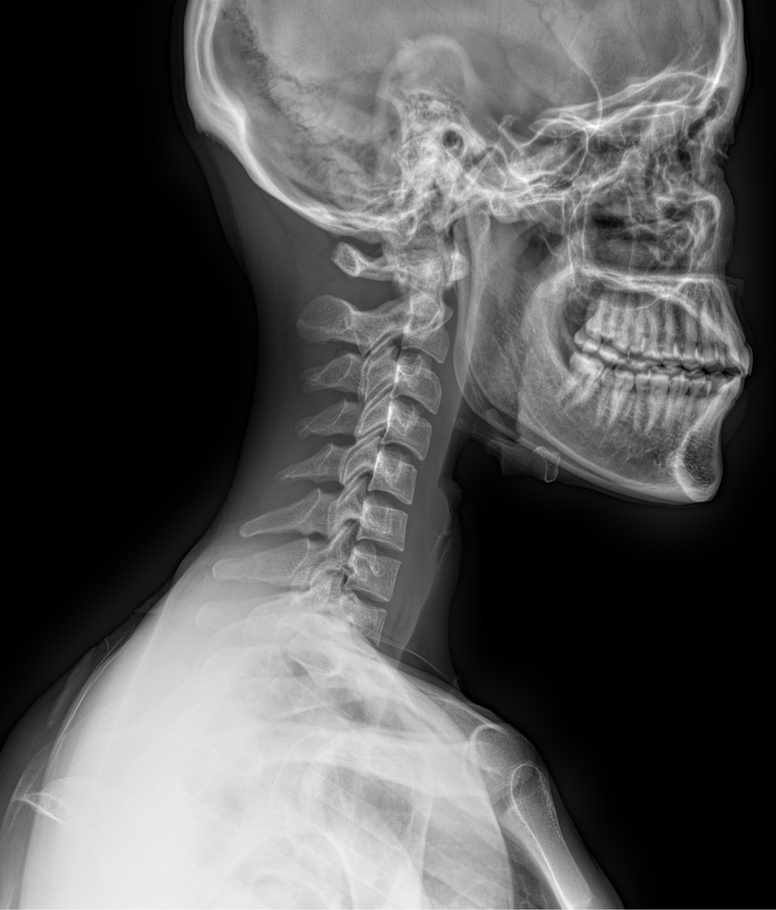
%> input picture Watermarking BSC Tuan Luu/input.jpeg, 776 x 910 px, shrunk from 2312 x 2712 before the run
$ octave PSNRTESTcropped20percent_input.m   (GNU Octave 9; MATLAB toolbox functions it lacks are replaced by stand-ins)
%> lines starting %> are read from the running program, lines starting %| are printed output that depends on the picture
% Laden Sie Ihre Original- und komprimierten/veränderten Bilder
originalImage = imread('input.jpeg'); % Ersetzen Sie 'original.png' durch den Dateinamen Ihres Originalbildes
%> originalImage is the input picture: size 910x776 uint8; min 0, max 255, mean 86
compressedImage = imread('croppedinput_20percentmid.jpg'); % Ersetzen Sie 'compressed.png' durch den Dateinamen Ihres komprimierten/veränderten Bildes
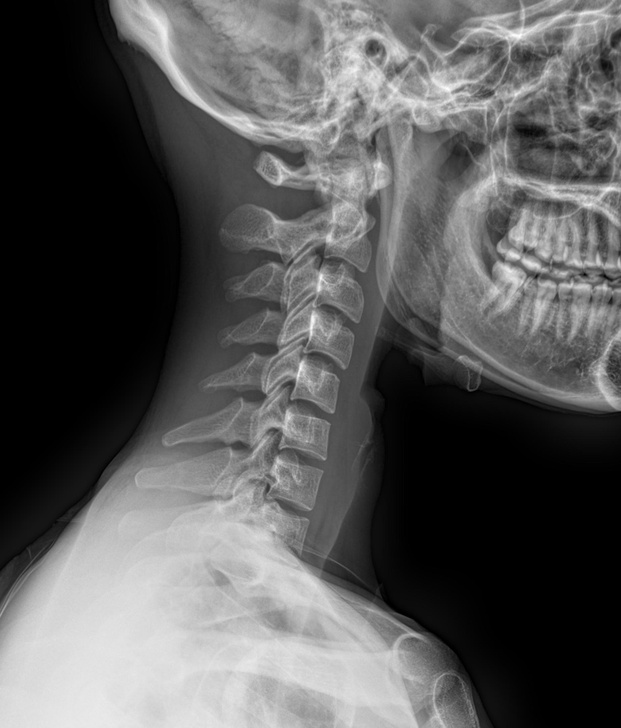
%> input picture Watermarking BSC Tuan Luu /Cropping/Cropping Inut/croppedinput_20percentmid.jpg, 621 x 728 px, shrunk from 1850 x 2170 before the run
%> compressedImage is the input picture: size 728x621 uint8; min 0, max 254, mean 89.8

% Stellen Sie sicher, dass die Bilder die gleiche Größe haben
if ~isequal(size(originalImage), size(compressedImage))
    % Bilder auf die gleiche Größe zuschneiden (nach der Größe des kleineren Bildes)
    [h, w, ~] = size(originalImage);
%> h = 910; w = 776
    [h_comp, w_comp, ~] = size(compressedImage);
%> h_comp = 728; w_comp = 621
    min_h = min(h, h_comp);
%> min_h = 728
    min_w = min(w, w_comp);
%> min_w = 621

    originalImage = originalImage(1:min_h, 1:min_w, :);
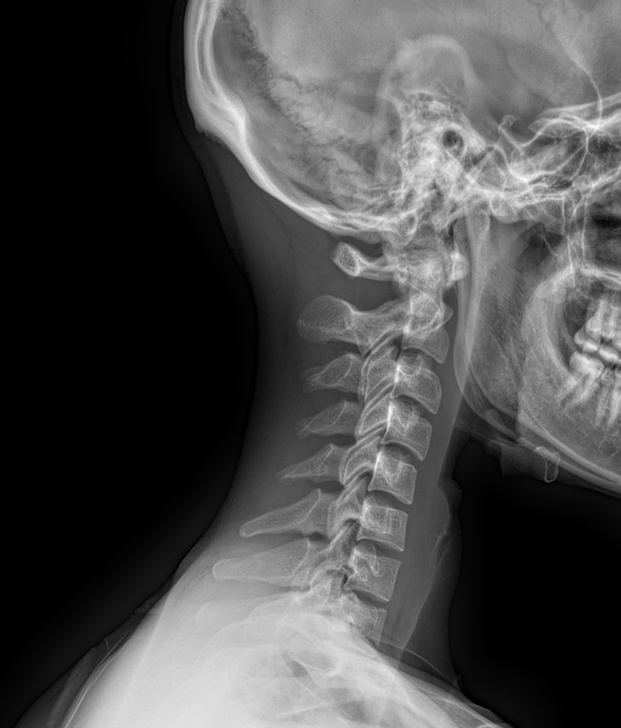
%> originalImage: size 728x621 uint8; min 0, max 254, mean 75.1
    compressedImage = compressedImage(1:min_h, 1:min_w, :);
end
% Höhe und Breite der Bilder ermitteln
[N, M] = size(originalImage);
%> N = 728; M = 621

% Mittleren quadratischen Fehler (MSE) berechnen
mse = sum(sum((double(originalImage) - double(compressedImage)).^2)) / (N * M);
%> mse = 4988.3

% MAX-Wert festlegen (normalerweise 255 für 8-Bit-Bilder)
MAX = 255;

% PSNR-Wert berechnen
psnr = 10 * log10((MAX^2) / mse);
%> psnr = 11.15

% PSNR-Wert anzeigen
fprintf('PSNR: %.2f dB\n', psnr);
%| PSNR: 11.15 dB
